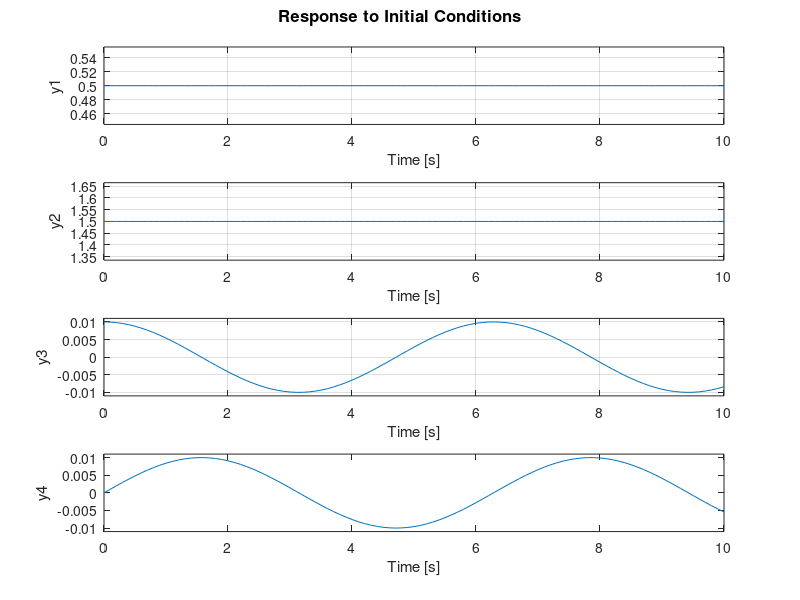

This figure's MATLAB source: (Note: this script raises an error after producing the figure.)

% SCOPO: 
% Progettare una legge di controllo del sistema conoscendo lo 
%stato e il distrurbo , siamo nel caso di INFORMAZIONE COMPLETA 

%SISTEMA:
% Il sistema ha in ingresso il  disturbo w_tilde(t), e in uscita 
% troviamo l'errore generalizzato e(t)
%
%    dx(t) =  A*x(t) + B*u(t) + P_tilde* w_tilde(t)
%    e(t) = C_tilde*x(t) + Q_tilde * w_tilde(t)= y(t)-yd(t)
%
%LEGGENDA:
%    x--->n   e--->p        A--->n,n    
%    u--->m   w_tilde--->r  B--->m,1

%IPOTESI:
%H1: S è antistabile 
%H2: A+BK sia stabilizzabile 

%TEOREMA:
%Dato un sistema a ciclo chiuso e sotto ipotesi H1 e H2 , il problema di 
%regolazione asintotica ha soluzione:
% <---> Esiste GAMMA & PI :
%       | PI*S= A*PI+B*GAMMA+P_tilde
%       | 0= C_tilde*PI+Q_tilde
%E la possibile soluzione del controllore sarà:
%      u = K*x + (GAMMA-K*PI)*W_tilde
%Ho costruito insomma:
% K---> Spettro(A+BK)c C-
% L---> è una combinazione tra PI & GAMMA---> L = GAMMA-KPI

%ECOSISTEMA:
% | D(w_tilde) = S*w_tilde
% | w_tilde(0) = w_tilde_0
% | (P*w) = (P_tilde * w_tilde)
%      w_tilde=[w,yd]

%SEMPLIFICAZIONI: 

%COSTRUISCO MATRICI DEL SISTEMA
A= [-0.01 0;0 -0.02];
n=2;
B=[1 1; -0.3 0.75];
B=-B;
m=2; 
C=[0.01 0;0 1]; %matrice invertibile 
p=2;
P= [0 0;0.015 0.005];
d=2;
Q=zeros(p,d);

%COSTRUZIONE ECOSISTEMA S

%INIZAILIZZAZIONE 
S1=0;
r1=1;
S2=0;
r2=1;
omega=1;
S3=[0 -omega;omega 0];
r3=2;


S=blkdiag(S1,S2,S3);
r=r1+r2+r3;
sys_w=ss(S,zeros(r,1),eye(r),zeros(r,1));

%RAPPRESENTAZIONE GRAFICA 
w0=[0.5;1.5;0.01;0];
t= 0:0.1:10;
figure;
initial(sys_w,w0,t);grid
w_tilde= initial(sys_w,w0,t);

%RAPPRESENTAZIONE SPAZIO DI STATO DEL PROCESSO SOGGETTO A DISTURBO
%GENERALIZZATO: devo costruire matrici (P_tilde,Q-tilde,C_tilde)

C_tilde = -C;
P_tilde = [zeros(n,p) P];
Q_tilde = [eye(p,p),-zeros(p,d)];


%VERIFICO IPOTESI:

eig(S);
M_r = ctrb(A,B);
n_r = rank(M_r);

%PROGETTO K :(1° componente della legge di controllo) 

K = place (A,B,[-0.1 -0.2]);
K = -K;
eig(A+B*K)

%PROGETTO L (2° componente della legge di controllo) 
%devo torvare le matrici PI e TAU tali per cui soddisfo tali condizioni 
%1°condizione: PI = A*PI + B*TAU
%2°condizione: 0 = C_tide*PI + Q-tilde
%Per semplicita unisco queste due equazioni in una sola 
%    J*X*S- W*X+R_tilde
%     X= [PI;TAU]
%     J= [I 0; 0 0]
%     S= ECOSISTEMA 
%     W= [A B;C_tilde 0]
%     R_tilde= [P_tilde; Q_tilde]

%RISOLUZIONE CON YAMILP

R_tilde= [P_tilde; Q_tilde];
W= [A B;C_tilde zeros(p,m)];
J= [eye(n) zeros(n,m);zeros(p,n) zeros(p,m)];

X = sdpvar(n+m,r,'full');

F =[(W*X+R_tilde)-(J*X*S)==0];
dignostic = optimize(F);
check(F)
X=value(X);


PI  = X(1:n,:);
TAU = X(n+1:n+m,:);

L = TAU -K*PI;

sys_e = ss(A+B*K,B*(TAU-K*PI)+P_tilde,C_tilde,Q_tilde);
e= lsim(sys_e,w_tilde,t,zeros(n,1));

%RAPPRESENTAZIONE GRAFICA 

figure
plot(t,e(:,1));grid

figure
plot(t,e(:,2));grid


%simulazione del sistema di controllo a ciclo chiuso la cui uscita Ë
%la variabile y(t)
sys_y=ss(A+B*K,B*(TAU-K*PI)+P_tilde,C, zeros(p,r)); %Qy
y=lsim(sys_y,wtilde,t,zeros(n,1));
figure
plot(t,y(:,1),'b',t,wtilde(:,1),'r'), grid, title('Portata')
figure
plot(t,y(:,2),'b',t,wtilde(:,2),'r'), grid, title('Concentrazione')
















